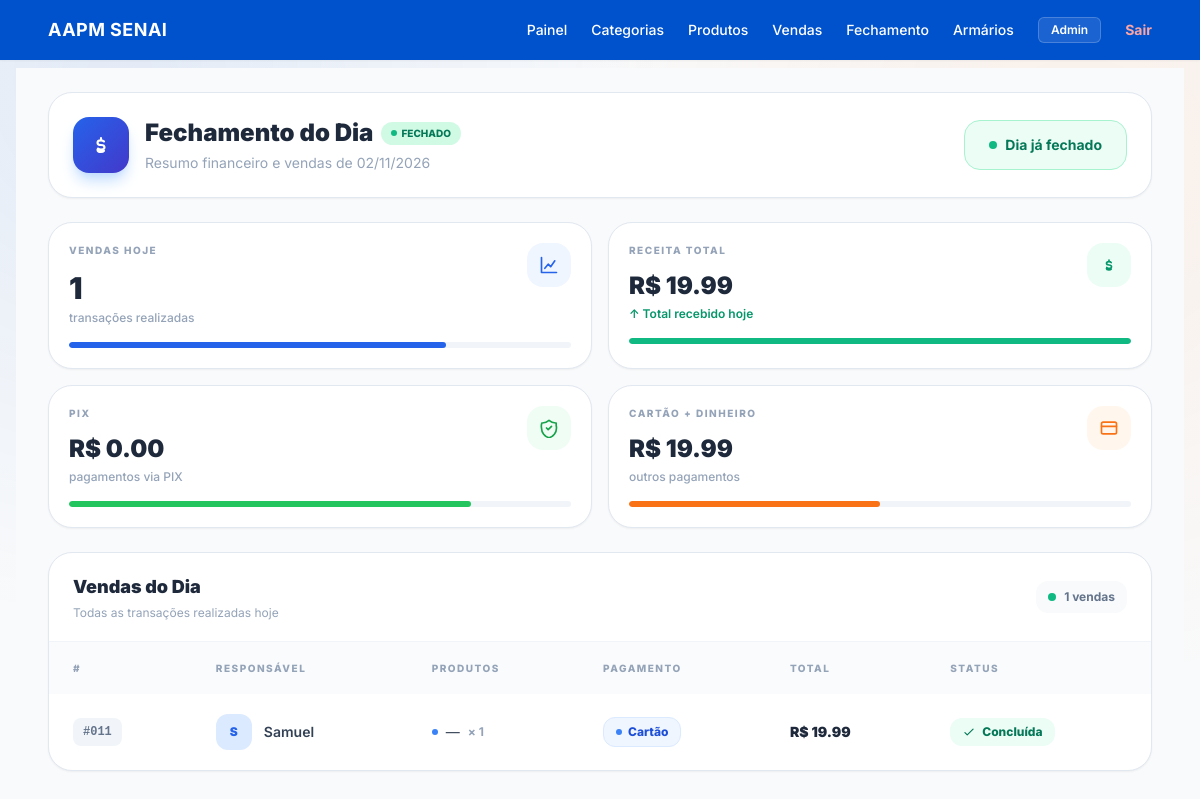
/fechamento/ (signed in), run on the app's committed database.
### app/models/venda_model.py (models this page shows)
class Venda(Base):
    __tablename__ = "vendas"
    id              = Column(Integer, primary_key=True, index=True)
    responsavel     = Column(String(150), nullable=False)
    valor_subtotal  = Column(Float, nullable=False, default=0.0)
    desconto        = Column(Float, nullable=False, default=0.0)
    valor_total     = Column(Float, nullable=False)
    forma_pagamento = Column(String(50), nullable=False)
    valor_pagamento_1 = Column(Float, nullable=True)
    forma_pagamento_2 = Column(String(50), nullable=True)
    valor_pagamento_2 = Column(Float, nullable=True)
    observacao      = Column(String(500), nullable=True)
    status          = Column(String(30), default="concluida")
    data_venda      = Column(DateTime, default=datetime.utcnow)
    itens = relationship("VendaItem", back_populates="venda", cascade="all, delete")

### app/models/venda_item_model.py (models this page shows)
class VendaItem(Base):
    __tablename__ = "venda_itens"
    id                  = Column(Integer, primary_key=True, index=True)
    venda_id            = Column(Integer, ForeignKey("vendas.id", ondelete="CASCADE"), nullable=False)
    produto_variacao_id = Column(Integer, ForeignKey("produto_variacoes.id", ondelete="SET NULL"), nullable=True)
    quantidade          = Column(Integer, nullable=False)
    preco_unitario      = Column(Float, nullable=False)
    valor_total         = Column(Float, nullable=False)
    venda            = relationship("Venda", back_populates="itens")
    produto_variacao = relationship("ProdutoVariacao")

### app/controllers/fechamento_controller.py (the view)
@router.get("/")
def tela_fechamento(
    request: Request,
    db: Session = Depends(get_db),
    usuario=Depends(get_current_user),
):
    hoje   = datetime.utcnow().date()
    vendas = db.query(Venda).all()
    vendas_hoje = [v for v in vendas if v.data_venda.date() == hoje]
    total_vendas     = len(vendas_hoje)
    receita_total    = sum(v.valor_total for v in vendas_hoje)
    receita_pix      = sum(v.valor_total for v in vendas_hoje if v.forma_pagamento == "pix")
    receita_cartao   = sum(v.valor_total for v in vendas_hoje if v.forma_pagamento == "cartao")
    receita_dinheiro = sum(v.valor_total for v in vendas_hoje if v.forma_pagamento == "dinheiro")
    fechamentos    = db.query(Fechamento).order_by(Fechamento.data_fechamento.desc()).limit(10).all()
    ja_fechou_hoje = any(f.data_fechamento.date() == hoje for f in fechamentos)
    return templates.TemplateResponse(
        request=request,
        name="fechamento/index.html",
        context={
            "request":          request,
            "usuario":          usuario,
            "hoje":             hoje.strftime("%d/%m/%Y"),
            "total_vendas":     total_vendas,
            "receita_total":    receita_total,
            "receita_pix":      receita_pix,
            "receita_cartao":   receita_cartao,
            "receita_dinheiro": receita_dinheiro,
            "vendas_hoje":      vendas_hoje,
            "fechamentos":      fechamentos,
            "ja_fechou_hoje":   ja_fechou_hoje,
        },
    )

### app/templates/fechamento/index.html (shortened to what this page needs)
{% extends "base.html" %}
{% block conteudo %}
<div class="min-h-screen bg-slate-50 pt-6 pb-10">
  <div class="max-w-7xl mx-auto px-4 sm:px-6 lg:px-8 flex flex-col gap-6">
    <div class="bg-white border border-slate-200 rounded-3xl p-6 shadow-sm">
      <div class="flex flex-col md:flex-row md:items-center md:justify-between gap-5">
        <div class="flex items-center gap-4">
          <div class="w-14 h-14 rounded-2xl bg-gradient-to-br from-blue-600 to-indigo-700 flex items-center justify-center text-white shadow-lg shadow-blue-200">
          </div>
          <div>
            <div class="flex items-center gap-2">
              <h1 class="text-2xl font-black text-slate-800">
                Fechamento do Dia
              </h1>
              {% if ja_fechou_hoje %}
              <span class="hidden sm:inline-flex items-center gap-1 bg-emerald-100 text-emerald-700 px-2.5 py-1 rounded-full text-[10px] font-extrabold uppercase">
                <span class="w-1.5 h-1.5 rounded-full bg-emerald-500"></span>
                Fechado
              </span>
              {% endif %}
            </div>
            <p class="text-sm text-slate-400 mt-1">
              Resumo financeiro e vendas de {{ hoje }}
            </p>
          </div>
        </div>
        {% if not ja_fechou_hoje %}
        <button
          onclick="abrirModal()"
          class="group inline-flex items-center justify-center gap-2 bg-gradient-to-r from-blue-600 to-indigo-600 hover:from-blue-700 hover:to-indigo-700 text-white font-bold text-sm px-6 py-3.5 rounded-2xl shadow-lg shadow-blue-200 hover:shadow-blue-300 transition-all duration-200 hover:-translate-y-0.5">
          <svg xmlns="http://www.w3.org/2000/svg"
            class="w-5 h-5 group-hover:rotate-12 transition-transform"
            fill="none"
            viewBox="0 0 24 24"
            stroke="currentColor"
            stroke-width="2">
            <path stroke-linecap="round" stroke-linejoin="round"
              d="M12 6v12m6-6H6" />
          </svg>
          Fechar o Dia
        </button>
        {% else %}
        <div class="inline-flex items-center justify-center gap-2 bg-emerald-50 border border-emerald-200 text-emerald-700 font-bold text-sm px-6 py-3.5 rounded-2xl">
          <span class="w-2 h-2 rounded-full bg-emerald-500"></span>
          Dia já fechado
        </div>
        {% endif %}
      </div>
    </div>
    <div class="grid grid-cols-1 sm:grid-cols-2 xl:grid-cols-4 gap-4">
      <div class="group bg-white border border-slate-200 rounded-3xl p-5 shadow-sm hover:shadow-md transition-all duration-200 hover:-translate-y-1">
        <div class="flex items-start justify-between">
          <div>
            <p class="text-[10px] font-extrabold text-slate-400 uppercase tracking-[0.15em]">
              Vendas Hoje
            </p>
            <p class="text-3xl font-black text-slate-800 mt-3">
              {{ total_vendas }}
            </p>
            <p class="text-xs text-slate-400 font-medium mt-1">
              transações realizadas
            </p>
          </div>
          <div class="w-11 h-11 rounded-2xl bg-blue-50 text-blue-600 flex items-center justify-center">
            <svg xmlns="http://www.w3.org/2000/svg"
              class="w-5 h-5"
              fill="none"
              viewBox="0 0 24 24"
              stroke="currentColor"
              stroke-width="2">
              <path stroke-linecap="round" stroke-linejoin="round"
                d="M3 3v18h18M7 16l4-5 3 3 5-7" />
            </svg>
          </div>
        </div>
        <div class="mt-4 h-1.5 bg-slate-100 rounded-full overflow-hidden">
          <div class="h-full w-3/4 bg-blue-600 rounded-full"></div>
        </div>
      </div>
      <div class="group bg-white border border-slate-200 rounded-3xl p-5 shadow-sm hover:shadow-md transition-all duration-200 hover:-translate-y-1">
        <div class="flex items-start justify-between">
          <div>
            <p class="text-[10px] font-extrabold text-slate-400 uppercase tracking-[0.15em]">
              Receita Total
            </p>
            <p class="text-2xl font-black text-slate-800 mt-3">
              R$ {{ "%.2f"|format(receita_total) }}
            </p>
            <p class="text-xs text-emerald-600 font-semibold mt-1">
              ↑ Total recebido hoje
            </p>
          </div>
          <div class="w-11 h-11 rounded-2xl bg-emerald-50 text-emerald-600 flex items-center justify-center">
          </div>
        </div>
        <div class="mt-4 h-1.5 bg-slate-100 rounded-full overflow-hidden">
          <div class="h-full w-full bg-emerald-500 rounded-full"></div>
        </div>
      </div>
      <div class="group bg-white border border-slate-200 rounded-3xl p-5 shadow-sm hover:shadow-md transition-all duration-200 hover:-translate-y-1">
        <div class="flex items-start justify-between">
          <div>
            <p class="text-[10px] font-extrabold text-slate-400 uppercase tracking-[0.15em]">
              PIX
            </p>
            <p class="text-2xl font-black text-slate-800 mt-3">
              R$ {{ "%.2f"|format(receita_pix) }}
            </p>
            <p class="text-xs text-slate-400 font-medium mt-1">
              pagamentos via PIX
            </p>
          </div>
          <div class="w-11 h-11 rounded-2xl bg-green-50 text-green-600 flex items-center justify-center">
          </div>
        </div>
        <div class="mt-4 h-1.5 bg-slate-100 rounded-full overflow-hidden">
          <div class="h-full w-4/5 bg-green-500 rounded-full"></div>
        </div>
      </div>
      <div class="group bg-white border border-slate-200 rounded-3xl p-5 shadow-sm hover:shadow-md transition-all duration-200 hover:-translate-y-1">
        <div class="flex items-start justify-between">
          <div>
            <p class="text-[10px] font-extrabold text-slate-400 uppercase tracking-[0.15em]">
              Cartão + Dinheiro
            </p>
            <p class="text-2xl font-black text-slate-800 mt-3">
              R$ {{ "%.2f"|format(receita_cartao + receita_dinheiro) }}
            </p>
            <p class="text-xs text-slate-400 font-medium mt-1">
              outros pagamentos
            </p>
          </div>
          <div class="w-11 h-11 rounded-2xl bg-orange-50 text-orange-500 flex items-center justify-center">
            <svg xmlns="http://www.w3.org/2000/svg"
              class="w-5 h-5"
              fill="none"
              viewBox="0 0 24 24"
              stroke="currentColor"
              stroke-width="2">
              <rect x="3" y="5" width="18" height="14" rx="2" />
              <path stroke-linecap="round" d="M3 10h18" />
            </svg>
          </div>
        </div>
        <div class="mt-4 h-1.5 bg-slate-100 rounded-full overflow-hidden">
          <div class="h-full w-1/2 bg-orange-500 rounded-full"></div>
        </div>
      </div>
    </div>
    <div class="bg-white border border-slate-200 rounded-3xl shadow-sm overflow-hidden">
      <div class="px-6 py-5 border-b border-slate-100 flex flex-col sm:flex-row sm:items-center sm:justify-between gap-3">
        <div>
          <h2 class="text-lg font-black text-slate-800">
            Vendas do Dia
          </h2>
          <p class="text-xs text-slate-400 mt-1">
            Todas as transações realizadas hoje
          </p>
        </div>
        <div class="flex items-center gap-2 bg-slate-50 px-3 py-2 rounded-xl">
          <span class="w-2 h-2 bg-emerald-500 rounded-full animate-pulse"></span>
          <span class="text-xs font-bold text-slate-500">
            {{ total_vendas }} vendas
          </span>
        </div>
      </div>
      <div class="overflow-x-auto">
        <table class="w-full text-sm">
          <thead>
            <tr class="bg-slate-50/80 text-slate-400 text-[10px] uppercase tracking-[0.15em]">
              <th class="text-left px-6 py-4 font-extrabold">
                #
              </th>
              <th class="text-left px-6 py-4 font-extrabold">
                Responsável
              </th>
              <th class="text-left px-6 py-4 font-extrabold">
                Produtos
              </th>
              <th class="text-left px-6 py-4 font-extrabold">
                Pagamento
              </th>
              <th class="text-left px-6 py-4 font-extrabold">
                Total
              </th>
              <th class="text-left px-6 py-4 font-extrabold">
                Status
              </th>
            </tr>
          </thead>
          <tbody class="divide-y divide-slate-100">
            {% for venda in vendas_hoje %}
            <tr class="hover:bg-blue-50/30 transition-colors">
              <td class="px-6 py-5">
                <span class="inline-flex items-center justify-center bg-slate-100 text-slate-500 font-bold font-mono text-xs px-2.5 py-1.5 rounded-lg">
                  #{{ "%03d"|format(venda.id) }}
                </span>
              </td>
              <td class="px-6 py-5">
                <div class="flex items-center gap-3">
                  <div class="w-9 h-9 rounded-xl bg-blue-100 text-blue-600 flex items-center justify-center font-black text-xs uppercase">
                    {{ venda.responsavel[:1] if venda.responsavel else '?' }}
                  </div>
                  <span class="font-semibold text-slate-700">
                    {{ venda.responsavel }}
                  </span>
                </div>
              </td>
              <td class="px-6 py-5">
                <div class="flex flex-col gap-1">
                  {% for item in venda.itens %}
                  <div class="flex items-center gap-2">
                    <span class="w-1.5 h-1.5 rounded-full bg-blue-500"></span>
                    <span class="text-slate-700 text-sm">
                      {{ item.produto.nome if item.produto else "—" }}
                    </span>
                    <span class="text-xs font-bold text-slate-400">
                      × {{ item.quantidade }}
                    </span>
                  </div>
                  {% else %}
                  <span class="text-slate-400">
                    —
                  </span>
                  {% endfor %}
                </div>
              </td>
              <td class="px-6 py-5">
                {% if venda.forma_pagamento == 'pix' %}
                <span class="inline-flex items-center gap-1.5 bg-emerald-50 border border-emerald-100 text-emerald-700 text-xs font-extrabold px-3 py-1.5 rounded-xl">
                  <span class="w-1.5 h-1.5 rounded-full bg-emerald-500"></span>
                  PIX
                </span>
                {% elif venda.forma_pagamento == 'cartao' %}
                <span class="inline-flex items-center gap-1.5 bg-blue-50 border border-blue-100 text-blue-700 text-xs font-extrabold px-3 py-1.5 rounded-xl">
                  <span class="w-1.5 h-1.5 rounded-full bg-blue-500"></span>
                  Cartão
                </span>
                {% else %}
                <span class="inline-flex items-center gap-1.5 bg-orange-50 border border-orange-100 text-orange-700 text-xs font-extrabold px-3 py-1.5 rounded-xl">
                  <span class="w-1.5 h-1.5 rounded-full bg-orange-500"></span>
                  Dinheiro
                </span>
                {% endif %}
              </td>
              <td class="px-6 py-5">
                <span class="font-black text-slate-800">
                  R$ {{ "%.2f"|format(venda.valor_total) }}
                </span>
              </td>
              <td class="px-6 py-5">
                {% if venda.status == 'concluida' %}
                <span class="inline-flex items-center gap-1.5 bg-emerald-50 text-emerald-700 text-xs font-extrabold px-3 py-1.5 rounded-xl">
                  <svg xmlns="http://www.w3.org/2000/svg"
                    class="w-3.5 h-3.5"
                    fill="none"
                    viewBox="0 0 24 24"
                    stroke="currentColor"
                    stroke-width="2">
                    <path stroke-linecap="round" stroke-linejoin="round"
                      d="M5 13l4 4L19 7" />
                  </svg>
                  Concluída
                </span>
                {% else %}
                <span class="inline-flex items-center gap-1.5 bg-amber-50 text-amber-700 text-xs font-extrabold px-3 py-1.5 rounded-xl">
                  <span class="w-1.5 h-1.5 rounded-full bg-amber-500"></span>
                  Pendente
                </span>
                {% endif %}
              </td>
            </tr>
            {% endfor %}
          </tbody>
        </table>
      </div>
    </div>
  </div>
</div>
{% endblock %}

### data on the page
Venda: id "011", responsavel "S", responsavel "Samuel", forma_pagamento "cartao" (drawn), valor_total "19.99", status "concluida" (drawn)
VendaItem: produto "—", quantidade "1"

### other printed values
{{ usuario.nome }} "Admin"
{{ hoje }} "02/11/2026"
{{ total_vendas }} "1"
{{ "%.2f"|format(receita_total) }} "19.99"
{{ "%.2f"|format(receita_pix) }} "0.00"
{{ "%.2f"|format(receita_cartao + receita_dinheiro) }} "19.99"
